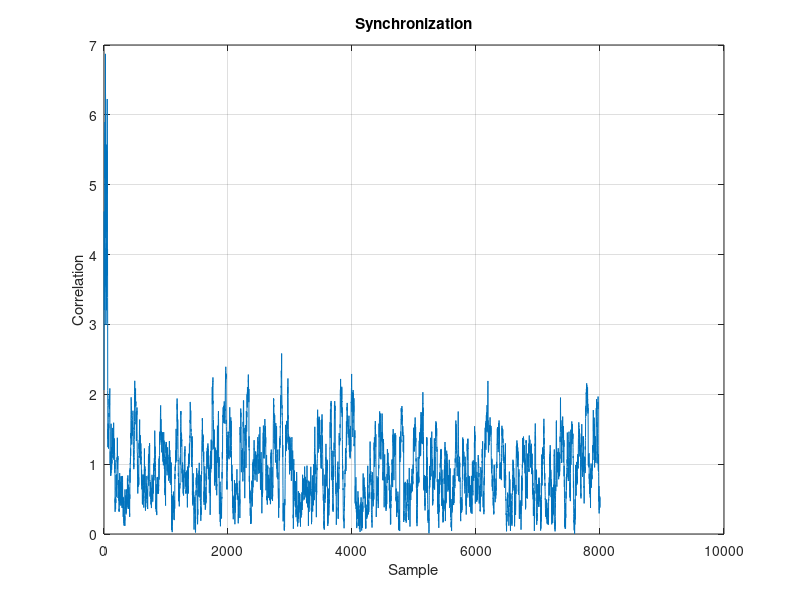
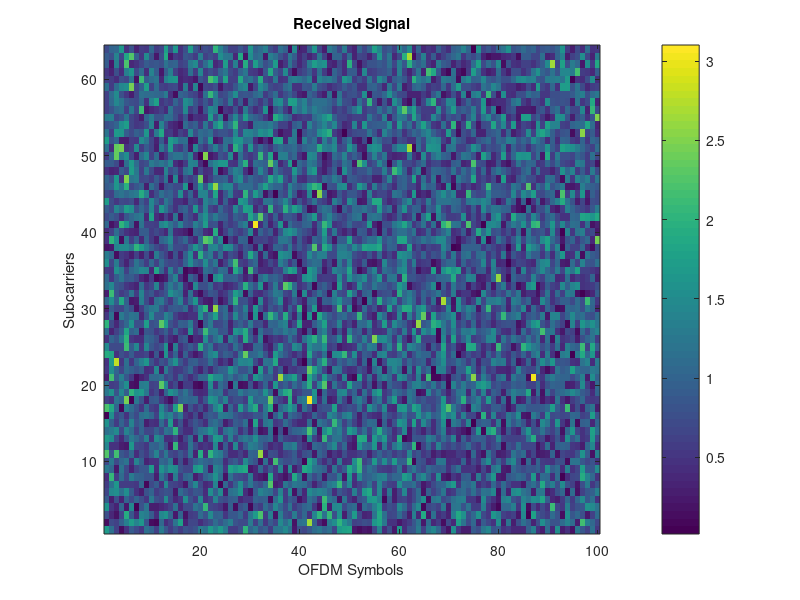
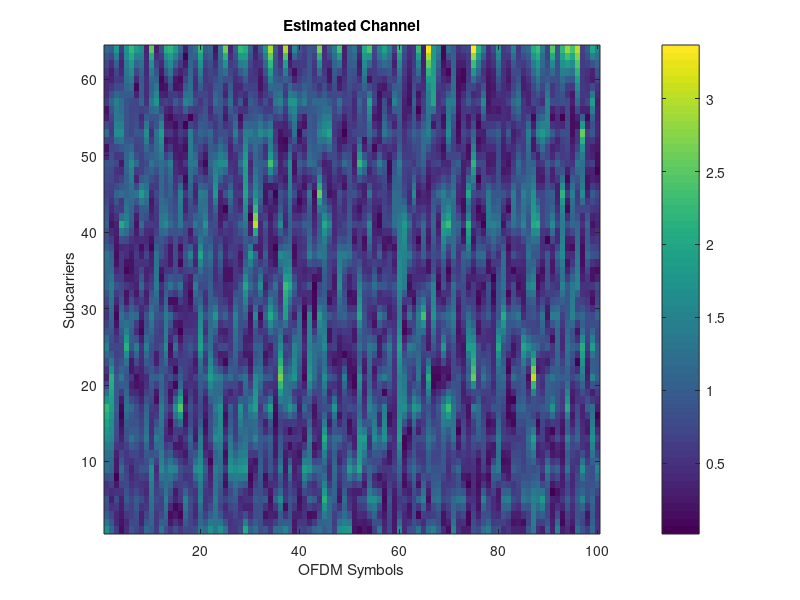
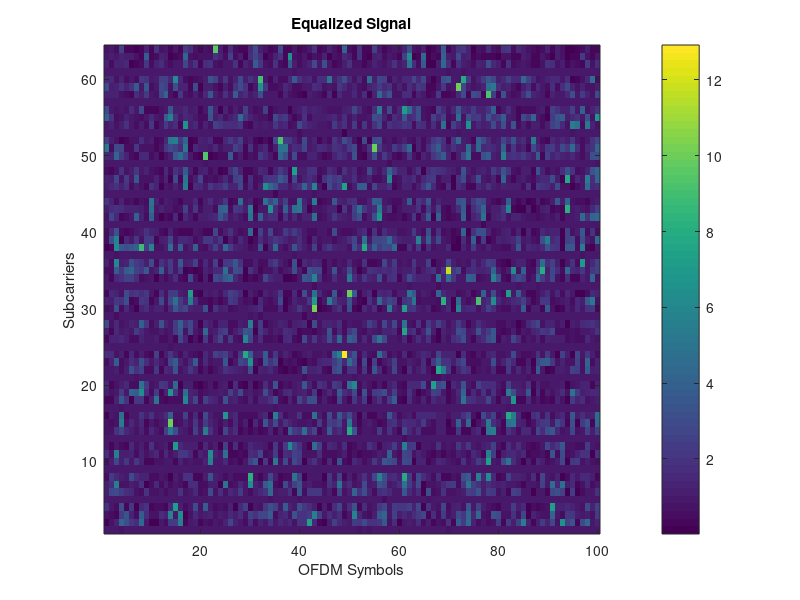

MATLAB code to generate these figures, in order:
clc;
clear;
close all;

%% PARAMETERS
N = 64;
CP = 16;
numSymbols = 100;
SNRdB = 22;
SNR = 10^(SNRdB/10);
DopplerFreq = 120;
Fs = 15000;

rng(1);

pilotIndex = 1:4:N;
dataIndex = setdiff(1:N, pilotIndex);
numData = length(dataIndex);

numberOfBits = numData*numSymbols*2;

%% GENERATE RANDOM DATA
inputBits = randi([0 1], numberOfBits, 1);

inputBits = reshape(inputBits, 2, [])';

inputSym = ((1-2*inputBits(:,1)) ...
    + 1i*(1-2*inputBits(:,2)))/sqrt(2);

%% CREATE OFDM TRANSMITTED GRID
txGrid = zeros(N, numSymbols);

count = 1;

for k = 1:numSymbols

    txGrid(pilotIndex,k) = 1;

    txGrid(dataIndex,k) = inputSym(count:count+numData-1);

    count = count + numData;

end

%% OFDM MODULATION
txSignal = [];

for k = 1:numSymbols

    symbol = ifft(txGrid(:,k),N);

    symbol = [symbol(end-CP+1:end); symbol];

    txSignal = [txSignal; symbol];

end

%% ADD SYNCHRONIZATION SIGNAL
syncSignal = ones(N,1);

txSignal = [syncSignal; txSignal];

numSamples = length(txSignal);

t = (0:numSamples-1)'/Fs;

%% DOPPLER AND RAYLEIGH FADING CHANNEL
doppler = exp(1i*2*pi*DopplerFreq*t);

h = (randn(numSamples,1) ...
    + 1i*randn(numSamples,1))/sqrt(2);

channel = h.*doppler;

channel = channel./sqrt(mean(abs(channel).^2));

rxSignal = txSignal.*channel;

%% ADD AWGN NOISE
signalPower = mean(abs(rxSignal).^2);

noisePower = signalPower/SNR;

noise = sqrt(noisePower/2).*( ...
    randn(size(rxSignal)) + 1i*randn(size(rxSignal)));

rxSignal = rxSignal + noise;

%% SYNCHRONIZATION USING CORRELATION
correlation = abs(conv(rxSignal, ...
    flipud(conj(syncSignal)), 'valid'));

[~,offset] = max(correlation);

fprintf('\nSynchronization offset = %d samples\n',offset);

figure;

plot(correlation);

grid on;

xlabel('Sample');
ylabel('Correlation');

title('Synchronization');

%% REMOVE SYNCHRONIZATION SIGNAL
start = offset+N;

requiredLength = (N+CP)*numSymbols;

if start+requiredLength-1 <= length(rxSignal)

    rxSignal = rxSignal(start:start+requiredLength-1);

else

    start = N+1;

    rxSignal = rxSignal(start:start+requiredLength-1);

end

%% OFDM DEMODULATION
rxGrid = zeros(N,numSymbols);

position = 1;

for k = 1:numSymbols

    symbol = rxSignal(position:position+N+CP-1);

    symbol = symbol(CP+1:end);

    rxGrid(:,k) = fft(symbol,N);

    position = position+N+CP;

end

%% CHANNEL ESTIMATION
estChannel = zeros(N,numSymbols);

for k = 1:numSymbols

    receivedPilot = rxGrid(pilotIndex,k);

    transmittedPilot = txGrid(pilotIndex,k);

    pilotChannel = receivedPilot./transmittedPilot;

    estChannel(:,k) = interp1(pilotIndex, ...
        pilotChannel,1:N,'linear','extrap');

end

%% MMSE EQUALIZATION
eqGrid = zeros(N,numSymbols);

for k = 1:numSymbols

    H = estChannel(:,k);

    eqGrid(:,k) = (conj(H)./(abs(H).^2+1/SNR)) ...
        .*rxGrid(:,k);

end

%% EVM CALCULATION
txData = txGrid(dataIndex,:);

rxData = rxGrid(dataIndex,:);

eqData = eqGrid(dataIndex,:);

rxError = txData-rxData;

eqError = txData-eqData;

preEqualisedEVM = sqrt( ...
    mean(abs(rxError(:)).^2) / ...
    mean(abs(txData(:)).^2))*100;

postEqualisedEVM = sqrt( ...
    mean(abs(eqError(:)).^2) / ...
    mean(abs(txData(:)).^2))*100;

fprintf('\n');

fprintf('Percentage RMS EVM of Pre-Equalized signal: %.3f%%\n', ...
    preEqualisedEVM);

fprintf('Percentage RMS EVM of Post-Equalized signal: %.3f%%\n', ...
    postEqualisedEVM);

%% RECEIVED SIGNAL
figure;

imagesc(abs(rxGrid));

axis xy;
colorbar;

xlabel('OFDM Symbols');
ylabel('Subcarriers');

title('Received Signal');

%% ESTIMATED CHANNEL
figure;

imagesc(abs(estChannel));

axis xy;
colorbar;

xlabel('OFDM Symbols');
ylabel('Subcarriers');

title('Estimated Channel');

%% EQUALIZED SIGNAL
figure;

imagesc(abs(eqGrid));

axis xy;
colorbar;

xlabel('OFDM Symbols');
ylabel('Subcarriers');

title('Equalized Signal');

%% CONSTELLATION BEFORE EQUALIZATION
figure;

plot(real(rxData(:)),imag(rxData(:)),'.');

grid on;
axis equal;

xlabel('In-Phase');
ylabel('Quadrature');

title('Before Equalization');

%% CONSTELLATION AFTER MMSE EQUALIZATION
figure;

plot(real(eqData(:)),imag(eqData(:)),'.');

grid on;
axis equal;

xlabel('In-Phase');
ylabel('Quadrature');

title('After MMSE Equalization');

%% RAYLEIGH FADING WITH DOPPLER EFFECT
figure;

plot(20*log10(abs(channel)+eps));

grid on;

xlabel('Sample');
ylabel('Channel Gain (dB)');

title('Rayleigh Fading with Doppler Effect');
